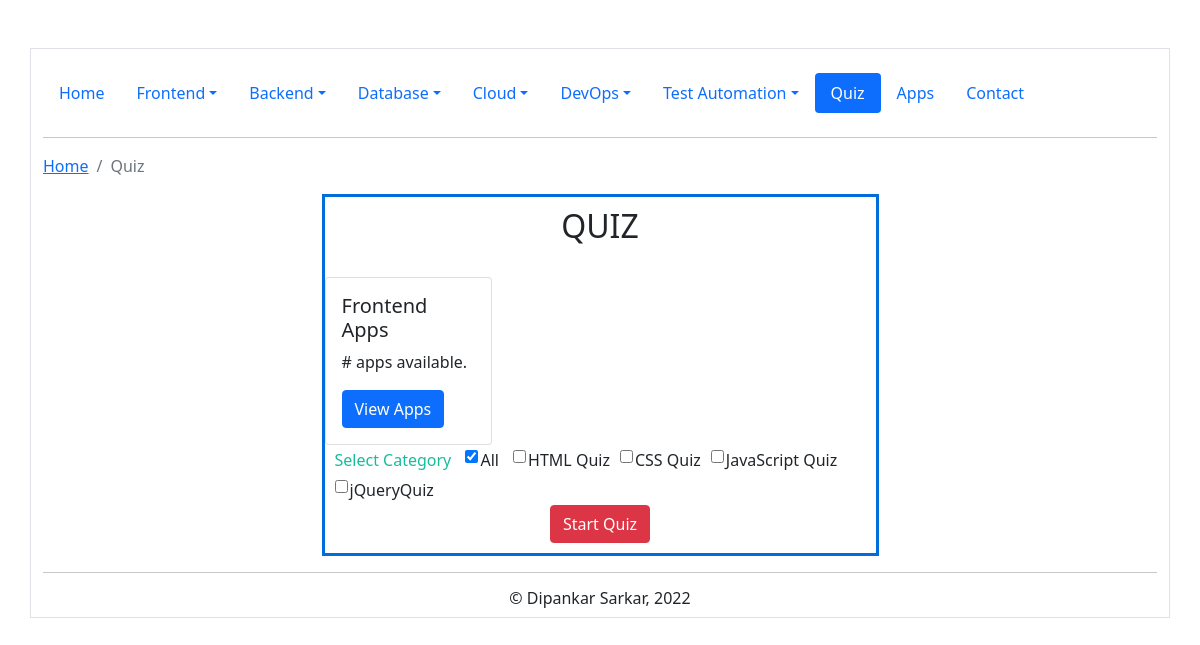
The page /?page=quiz on the database its author committed.
### tables this page shows
CREATE TABLE `menus` (
  `id` int(11) NOT NULL,
  `category_name` varchar(255) NOT NULL,
  `slug` varchar(255) NOT NULL,
  `pid` int(11) NOT NULL,
  `cattype` int(11) NOT NULL COMMENT '0=Parent\r\n1=Question and Answer\r\n2=Quiz\r\n3=App'
);

### inc/config.php (called while the page is built, shortened)
<?php
require_once 'class.Quiz.php';
$db = new Quiz(
        "localhost",
        "mquiz",
        "root",
        ""
    );
$page = isset($_GET['page']) ? $_GET['page'] : 'home';
?>

### class.Quiz.php (called while the page is built, shortened)
<?php
class Quiz {
    private $host     = 'localhost';
    private $username = 'root';
    private $password = '';
    private $database = 'skills';
    public  $db;
    public function __construct(){
    if(!isset($this->db)){
        try {
        $this->db = new mysqli($this->host, $this->username, $this->password, $this->database);
        }catch (Exception $e){
        $error = $e->getMessage();
        echo $error;
        }
    }
    }
    public function getCategories(){
        $rowdata = array();
        $select = "SELECT id,category_name FROM menus WHERE cattype = 2";
        $result = mysqli_query($this->db ,$select);
        while ($row = mysqli_fetch_array($result)) {
            $rowdata[] = $row;
        }
        return $rowdata;
    }
}

### quiz.php (the view, shortened to what this page needs)
<?php
$sql_content = 'SELECT * FROM menus WHERE cattype = 3';
?>
<div class="col-md-6" style="margin:auto;padding-bottom:10px;border:3px solid #006ddb">
   <div class="quizRegister">
      <form onsubmit="event.preventDefault();">
         <div class="row">
            <div class="col-md-12">
               <div class="page-header clearfix">
                  <h2 class="text-center">QUIZ</h2>
               </div>
               <br>
               <div class="row">
                  <?php
                  if($result_content = mysqli_query($link, $sql_content)) {
                     if(mysqli_num_rows($result_content) > 0) {
                        while($row_content = mysqli_fetch_array($result_content)) { ?>
                  <div class="col-sm-4">
                     <div class="card">
                        <div class="card-body">
                           <h5 class="card-title"><?=$row_content["category_name"];?></h5>
                           <p class="card-text"># apps available.</p>
                           <a href="?page=<?=$row_content["slug"];?>" class="btn btn-primary">View Apps</a>
                        </div>
                     </div>
                  </div>
                  <?php } } } ?>
               </div>
            </div>
         </div>
         <label class="label-input">Select Category</label>
         <label><input type=checkbox value=0 checked/>All</label>
         <?php
            foreach($db->getCategories() as $category){
                echo "<label><input type=checkbox value={$category['id']} />{$category['category_name']}</label>";
            }
            ?>
         <div class="text-center">
            <input id="startQuiz" type="button" value="Start Quiz" class="block btn btn-danger" />
         </div>
      </form>
   </div>
</div>

### inc/nav.php (shortened to what this page needs)
<?php $sql_menu = "SELECT * FROM menus WHERE pid = 0"; ?>
<ul class="nav nav-pills mt-4 mb-4">
   <?php
   if($result_menu = mysqli_query($link, $sql_menu)) {
      if(mysqli_num_rows($result_menu) > 0) {
         while($row_menu = mysqli_fetch_array($result_menu)) {
            if($row_menu['cattype'] == 2) {
               $sql_submenu = "SELECT * FROM menus WHERE cattype =2";
               $result_submenu = mysqli_query($link, $sql_submenu);
               $sql_submenu_slugs = "SELECT slug FROM menus WHERE cattype =2";
            } else if($row_menu['cattype'] == 3) {
               $sql_submenu = "SELECT * FROM menus WHERE cattype =3";
               $result_submenu = mysqli_query($link, $sql_submenu);
               $sql_submenu_slugs = "SELECT slug FROM menus WHERE cattype =3";
            } else {
               $sql_submenu = "SELECT * FROM menus WHERE cattype NOT IN (2,3) AND pid=".$row_menu['id'] ;
               $result_submenu = mysqli_query($link, $sql_submenu);
               $sql_submenu_slugs = "SELECT slug FROM menus WHERE cattype NOT IN (2,3) AND pid=".$row_menu['id'];
            }
            $result_submenu_slugs = mysqli_query($link, $sql_submenu_slugs);
            $menu_slugs = array();
            while($row_submenu_slugs = mysqli_fetch_array($result_submenu_slugs)) {
               $menu_slugs[] = $row_submenu_slugs['slug'];
            }
   ?>
   <li class="nav-item <?php if(mysqli_num_rows($result_submenu) > 0) { echo "dropdown"; } ?>">
      <a class="nav-link <?php if($page==$row_menu['slug'] || in_array($page, $menu_slugs)) echo "active "; ?><?php if(mysqli_num_rows($result_submenu) > 0) { echo "dropdown "; } ?><?php if(mysqli_num_rows($result_submenu) > 0) { echo "dropdown-toggle"; } ?>" <?php if(mysqli_num_rows($result_submenu) > 0) { echo 'data-bs-toggle="dropdown" role="button" aria-expanded="false"'; } ?> href="?page=<?=$row_menu['slug']; ?>"><?=$row_menu['category_name']; ?></a>
   </li>
   <?php
         }
      }
   }
   ?>
</ul>
<hr>

### inc/breadcrumb.php (shortened to what this page needs)
<?php
   $sql_bc = 'SELECT * FROM menus WHERE slug = "'.$page.'"';
   if($result_bc = mysqli_query($link, $sql_bc)) {
      if(mysqli_num_rows($result_bc) > 0) {
         $row_bc = mysqli_fetch_row($result_bc);
   ?>
<?php
   if($page=="home") {
   ?>
<nav aria-label="breadcrumb">
   <ol class="breadcrumb">
      <li class="breadcrumb-item active" aria-current="page">Home</li>
   </ol>
</nav>
<?php } else { ?>
<?php if ($row_bc[3]==0 && $row_bc[2]==$page) { ?>
<nav aria-label="breadcrumb">
   <ol class="breadcrumb">
      <li class="breadcrumb-item"><a href="?page=home">Home</a></li>
      <li class="breadcrumb-item active" aria-current="page"><?=$row_bc[1];?></li>
   </ol>
</nav>
<?php } ?>
<?php } ?>
<?php } } ?>

### css/quiz.css (style rules this page uses)
.label-input { color: #18bc9c; }
.quizRegister { margin-top:10px; }
.quizRegister input[type=checkbox] { width:auto; display:inline; height:23px; vertical-align: top; margin-right: 2px; }
.quizRegister label { line-height: 30px; margin-left:10px; }

### rows shown on the page
menus: category_name "Home"
menus: category_name "Frontend"
menus: category_name "Backend"
menus: category_name "Database"
menus: category_name "Cloud"
menus: category_name "DevOps"
menus: category_name "Test Automation"
menus: category_name "Quiz"
menus: category_name "Apps"
menus: category_name "Contact"
menus: category_name "Frontend Apps"
menus: category_name "HTML Quiz"
menus: category_name "CSS Quiz"
menus: category_name "JavaScript Quiz"
menus: category_name "jQueryQuiz"
